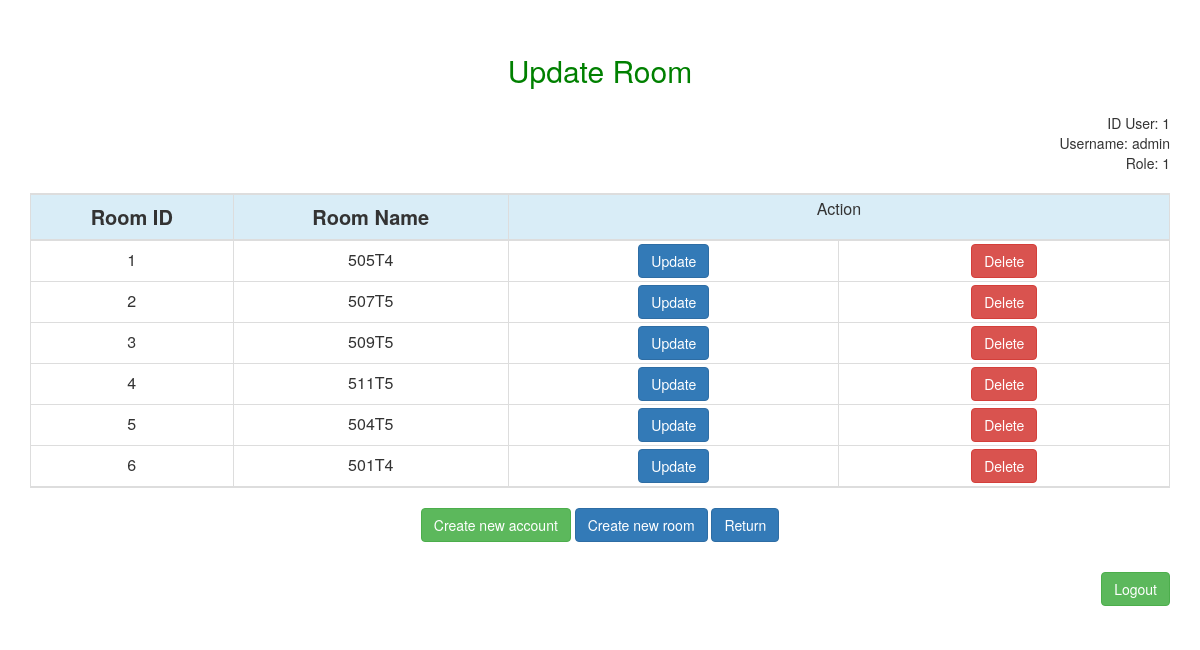
Screenshot of /index.php?c=updateRoom (signed in) with the database file from the repository.
### tables this page shows
CREATE TABLE `users` (
  `id_user` int(5) NOT NULL,
  `user_name` varchar(30) NOT NULL,
  `password` varchar(30) NOT NULL,
  `role` int(2) NOT NULL
);

CREATE TABLE `room` (
  `id_room` int(5) NOT NULL,
  `name` varchar(30) NOT NULL
);

### admin/controller/UpdateRoom_Controller.php (called while the page is built, shortened)
<?php if ( ! defined('PATH_SYSTEM')) die ('Bad requested!');
class UpdateRoom_Controller extends Controller {
    public function indexAction() {
        if (isset($_SESSION['admin'])) {
            $update = new Update();
            $tblName = "room";
            $users = $update->selectBySQL($tblName, "1");
            $user = $update->selectUser("users",$_SESSION['admin']);
            $this->view->load('updateRoom', ["users"=>$users,
                'user' => $user]);
            $this->view->show();
        }
        else
            header('location:index.php?c=login');
    }
}
?>

### index.php (called while the page is built, shortened)
<?php
load();
?>

### admin/view/updateRoom.php (the view, shortened to what this page needs)
<!DOCTYPE>
<html>
<head>
    <link rel="stylesheet" href="bootstrap/css/bootstrap.min.css" />
</head>
<body>
<div class="container" style="margin: 0 auto;margin-top: 50px">
    <div style="text-align: center;font-size: 30px;margin-bottom: 20px;color: green">Update Room</div>
    <?php
    while ($data = mysqli_fetch_array($user)) {
        echo '
                    <div style="text-align: right;">ID User: '.$data['id_user'].'</div>
                    <div style="text-align: right;">Username: '.$data['user_name'].'</div>
			        <div style="text-align: right;">Role: '.$data['role'].'</div>
					';
    }
    ?>
    <table  class="container table table-hover table-bordered" style="margin-top: 20px;text-align: center;">
        <tbody>
        <tr class="info">
            <td style="font-size: 20px;font-weight: bold;">Room ID</td>
            <td style="font-size: 20px;font-weight: bold;">Room Name</td>
            <td style="padding: 3px 1px; width: 120px;text-align: center;" colspan="2">Action</td>
        </tr>
        </tbody>
        <?php
        while ($data = mysqli_fetch_array($users)) {
            echo '<tr>
					<td width="50px" >'.$data["id_room"].'</td>
					<td width="100px">'.$data["name"].'</td>
					<td style="padding: 3px 1px; width: 120px;text-align: center;"><a href=\'index.php?c=updateRoomName&id='.$data["id_room"].'\' class="btn btn-primary">Update</a></td>
					<td style="padding: 3px 1px; width: 120px;text-align: center;"><a class=\'delete btn btn-danger\'  data-confirm=\'Are you sure want to delete?\' href="index.php?c=deleteRoome&&id='.$data["id_room"].'">Delete</a></td>
					</tr>';
        }
        ?>
    </table>
    <center><a href='index.php?c=createUser' class="btn btn-success">Create new account</a>
        <a href='index.php?c=createRoom' class="btn btn-primary">Create new room</a>
        <a href='index.php?c=viewAdmin' class="btn btn-primary">Return</a></center>
    <div style="height: 30px;"></div>
    <div style="float: right">
        <a href='index.php?c=logout' class="btn btn-success">Logout</a>
    </div>
    <div style="height: 50px;"></div>
</div>
</body>
</html>

### rows the page displays
users: id_user "1", user_name "admin", role "1"
room: id_room "1", name "505T4"
room: id_room "2", name "507T5"
room: id_room "3", name "509T5"
room: id_room "4", name "511T5"
room: id_room "5", name "504T5"
room: id_room "6", name "501T4"
